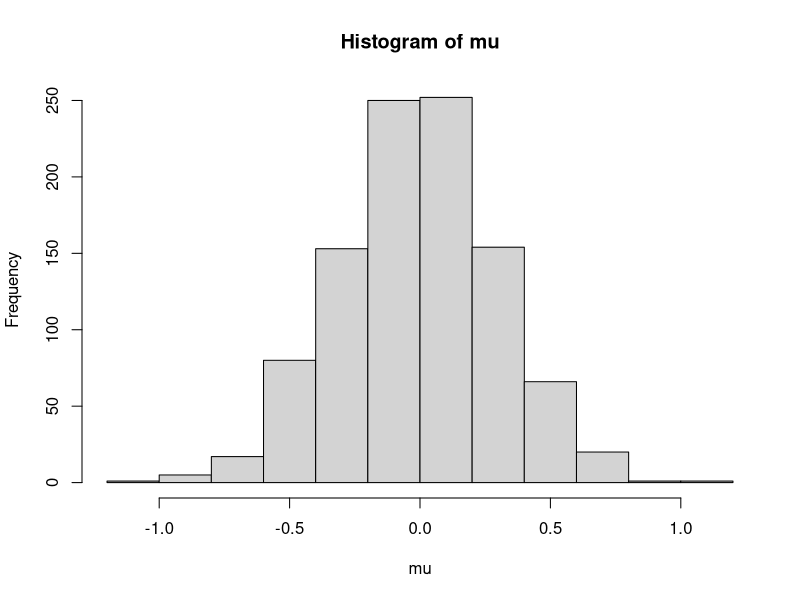
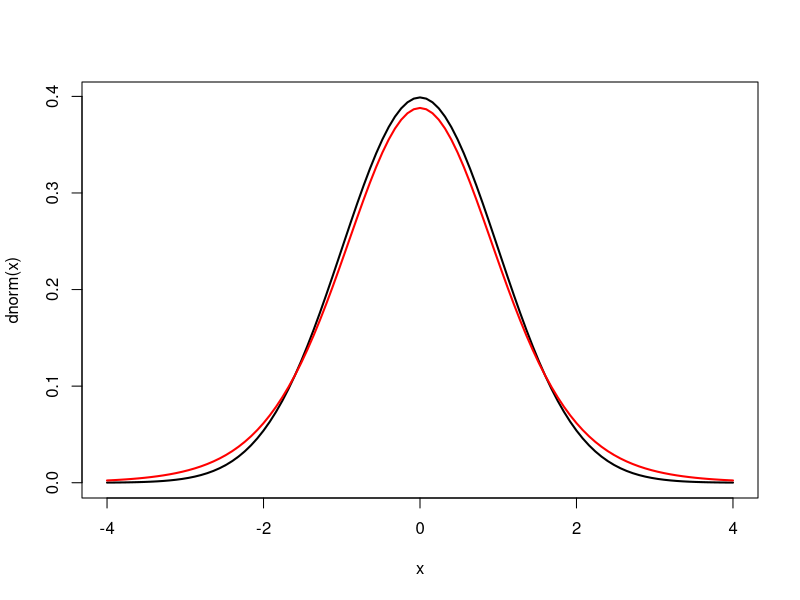
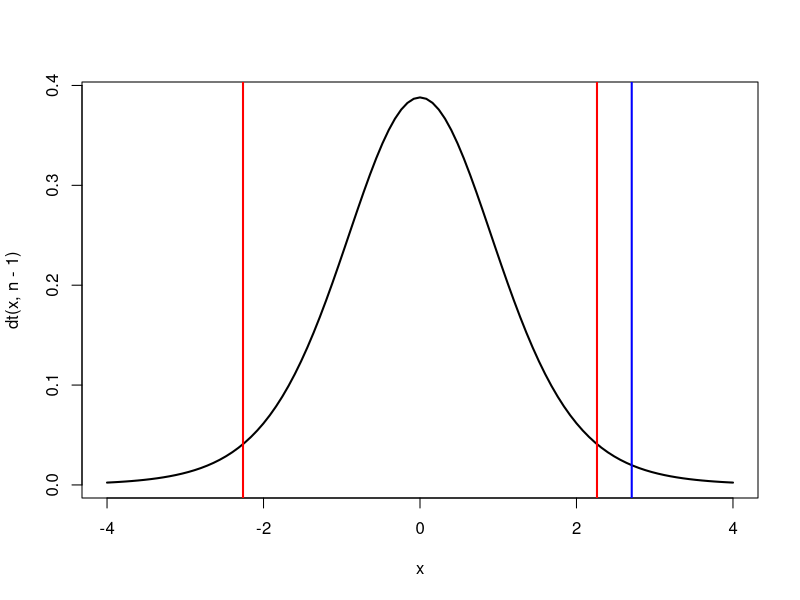
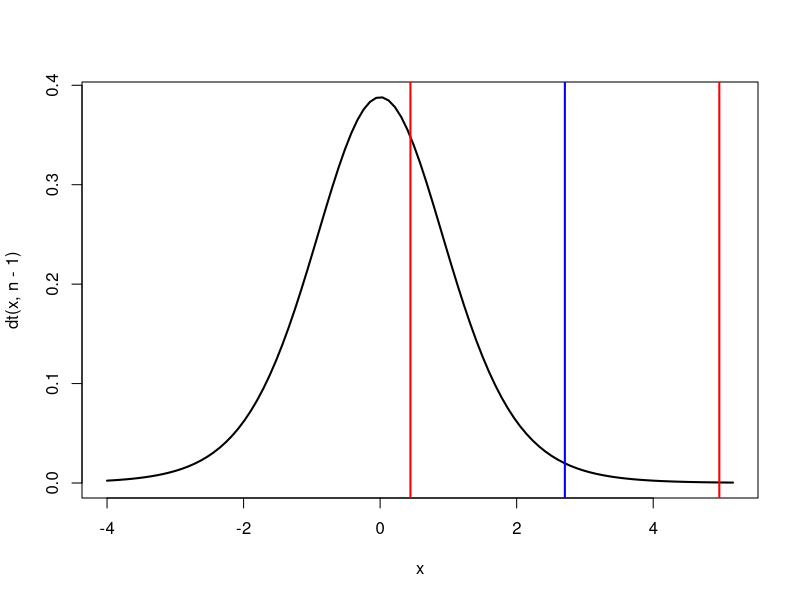
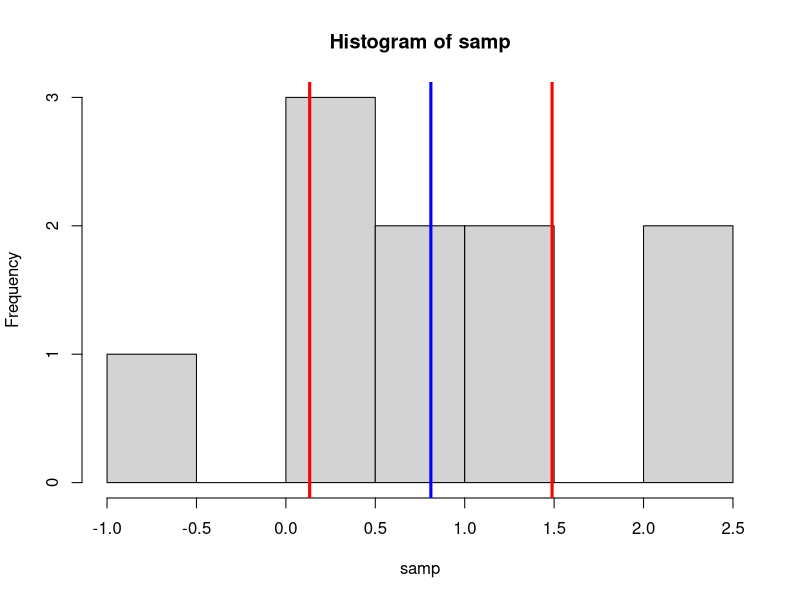
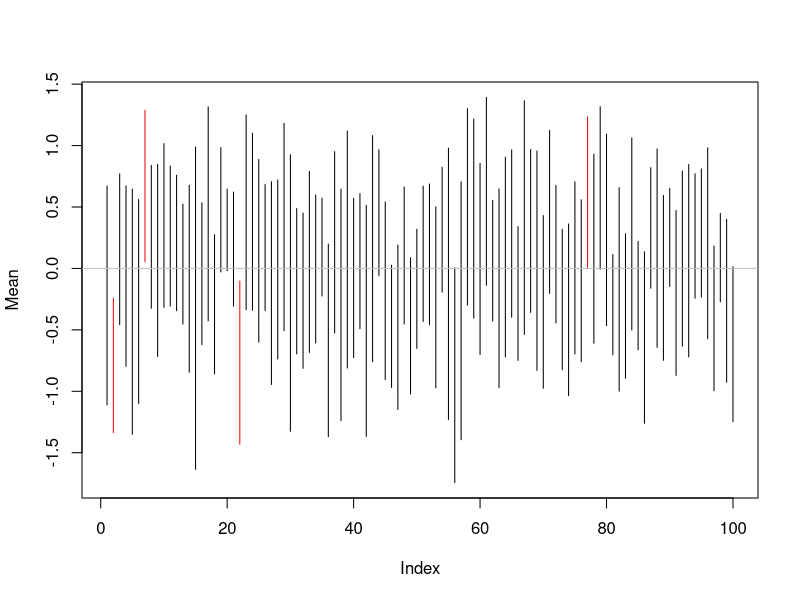
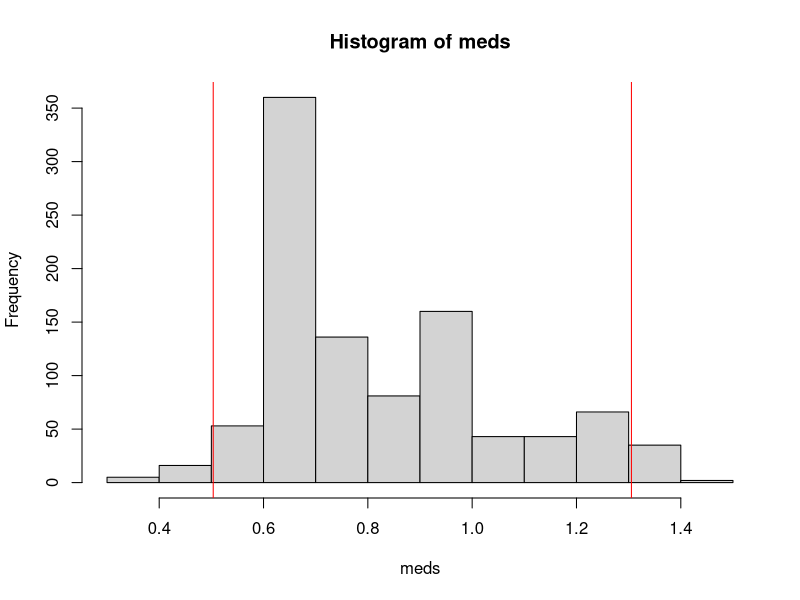
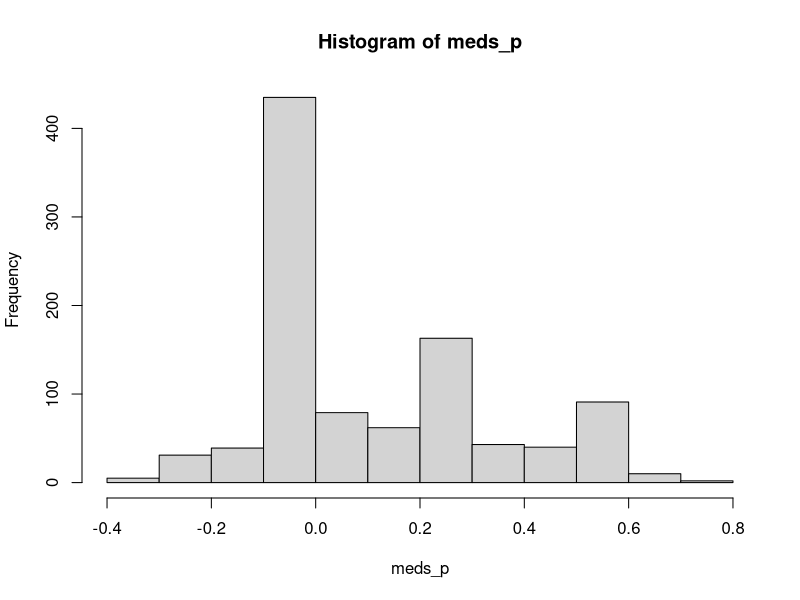

Generate these figures, in order, with R:


# Quick Review of Inferential Stats --------------------------------------------------


# let's start by constructing a sampling distribution of the mean for a normal population with
# mean 0 and standard deviation of 1 and an n of 10. Remember that the sampling distribution
# of the mean

# sample size
n <- 10

# number of replicate samples
n_samps <- 1000

# let's sample from this population 1000 times. We will store it in a matrix
# where each column is an independent sample
samples <- matrix(sample(rnorm(n*n_samps)), ncol = n_samps)

# now we will iterate over the columns and calculate the mean of each column (i.e.
# the mean of each independent sample)
mu <- apply(samples, 2, mean)

# plot the histogram of these values (i.e. an approximation of the sampling
# distribution of the mean)
hist(mu)

# the standard deviation of this distribution is the standard error of the mean,
# which we know analytically is sigma/sqrt(n), i.e. 1/sqrt(10) in this case. Is the standard
# deviation of this sampling distribution close to the analytic standard error?
1/sqrt(n)
sd(mu)

# we can use our understanding of sampling distributions and their dispersion
# to make inferences about the questions that we are interested in. If you have
# infinite sample size, the sampling distribution would be normal, but Gosset
# discovered that with finite samples (let those amongst us who haven't
# taken a finite sample throw the first stone) the sampling distribution of the 
# mean was t distributed with n-1 degrees of freedom. (as n increases the t converges
# on the normal)

curve(dnorm(x), -4, 4, lwd = 2)
curve(dt(x, n-1), -4, 4, col = "red", add = T, lwd = 2)

# so we see that the t has fatter tails than the normal, or is less "surprised"
# by more extreme values

# how do we use all this to make inferences? If we set our alpha to .05, we would
# test to see if our sample mean is out side the central 95% probability of the
# t distribution. If it is outside that, we think that it is unlikely that our
# data come from a distribution with a mean of 0 and reject the null hypothesis that
# the true mean is 0. 

# let's take a sample with mean of 1 and std. dev. of 1
set.seed(12042014)
samp <- rnorm(n, 1, 1)

# how does the mean of this sample fall on the sampling distribution of the mean?
curve(dt(x, n-1), -4,4, lwd = 2)

# to place our mean on this distribution, we have to convert it to a t-value,
# we do this by dividing the mean by the standard deviation of the distribution
# (i.e. the standard error of the mean)
se <- sd(samp)/sqrt(n)
t_val <- mean(samp)/se
abline(v = t_val, col = "blue", lwd = 2)

# is this mean outside the central 95% of the distribution?
abline(v = qt(c(.025, .975), n-1), col = "red", lwd = 2)

# it is! so we would be suspicious about our data coming from a distribution
# that has a mean of 0


# now calculate the probability of seeing a value this extreme or more assuming
# that the real mean is 0 (otherwise known as a p-value)
pt(t_val, n-1, lower.tail = F) + pt(-t_val, n-1)

t.test(samp)

# Confidence Intervals ----------------------------------------------------

# let's shift our focus to the other side of the null hypothesis testing coin
# and look at confidence intervals. The logic here is similar to a p-value. If
# we construct an interval around our sample mean that is equal to the distance
# that covers the central 95% of the sampling distribution, we would expect our
# interval to include the true mean 95% of the time. 

# so let's re-do what we did above, but instead of delineating the central 95% of the
# data, let's plot the same distance centered on our t-value
upr <- t_val + qt(.975, n-1)
lwr <- t_val + qt(.025, n-1)
curve(dt(x, n-1), -4, upr + .2, lwd = 2)
abline(v = t_val, col = "blue", lwd = 2)
abline(v = c(lwr, upr), col = "red", lwd = 2)

# so we see that our interval doesn't cross 0, but having the values on the scale
# of this t distribution is annoying, so we can transform it back onto the
# scale of our data using the standard error, Let's plot a histogram of our data
# and indicate the mean and confidence intervals with vertical lines
upr <- upr*se
lwr <- lwr*se
mu <- mean(samp)

hist(samp)
abline(v = c(mu, upr, lwr), col = c("blue", "red", "red"), lwd = 3)

# so if we take a sample from a population with mean mu, the sample mean will
# be in the central 95% of the sampling distribution of the mean 95% of the time,
# i.e. the confidence interval will cover the true value 95% of the time. Let's test
# this by taking 100 samples from a standard normal and see how often the
# 95% interval overlaps 0

n_samps <- 100

# sample it into a matrix to perform calculations on
samps <- matrix(rnorm(n*n_samps), ncol = n_samps)

# get the means of the replicate samples
mu_samps <- apply(samps, 2, mean)

# get standard error estimates (remember, standard errors are standard deviations of 
# sampling distributions--fu***ng statisticians)
se_samps <- apply(samps, 2, function(x) sd(x)/sqrt(n))

# remember to use the sample standard errors to scale the 2.5 and 97.5 t percentiles
# to the same space as the data

# So our confidence intervals are...
lwr <- mu_samps + qt(.025, n-1) * se_samps
upr <- mu_samps + qt(.975, n-1) * se_samps

## plot our 100 confidence intervals

# index for the intervals
id <- 1:100

# whether an interval contains the true value (0) + 1 to index color to make intervals
# that miss the true value red, and intervals that contain it 0
in_out <- as.integer(upr >= 0 & lwr <= 0) + 1
in_out_cols <- c("red", "black")[in_out]

# create an empty plot to put the intervals in
plot(NULL, xlim = c(1,100), ylim = c(min(lwr), max(upr)), ylab = "Mean")

# plot the intervals, make those that contain the true value black and those
# that don't red
segments(x0 = id, y0 = lwr, x1 = id, y1 = upr, col = in_out_cols)

# add a horizontal line to indicate the true value of the population
abline(h = 0, col = "grey")


# so the confidence interval is a way for us to make inferences about our data.
# if we want to ask if a population's mean is different than 0, we sample, construct
# the confidence interval (at whatever confidence, for an alpha of .05, we would use
# a 95% confidence interval), and see if our interval contains that value or not. If 
# our interval contains 0, we wouldn't reject the null hypothesis that the population's
# mean is 0, otherwise, we could.



# The Bootstrap -----------------------------------------------------------



# So to bring it back around to bootstrapping: bootstrapping is a method that allows
# us to create sampling distributions--and confidence intervals--for any statistic
# that we can think of. For example, we (humanity, not just hacky hours) don't know
# how to analytically construct a sampling distribution for the median, but with
# bootstrapping it is straightforward.

# the big assumption for using bootstrapping is that the sample accurately represents
# the population. If this is true, we can approximate the sampling distribution of 
# any statistic of interest by re-sampling, with replacement, from our sample. We then
# calculate our statistic and repeat this process many times. This will give us
# an approximation of the sampling distribution and the simplest way to get a confidence
# interval is to take the .025 and .925 quantile values (for a 95% confidence interval)

n <- 50

# we take our sample
m <- rnorm(n, 1, 1)

# we take b re-samples with replacement
b <- 1000
B <- matrix(sample(m, n*b, replace = T), ncol = b)

# and calculate the median for each bootstrap sample

meds <- apply(B, 2, median)

# and our 95% confidence interval is...
quantile(meds, c(.025, .975))

# we can plot it:
hist(meds)
abline(v = quantile(meds, c(.025, .975)), col = "red")

# calculate bootstrap p-value
meds_p <- meds - median(m)
hist(meds_p)
sum(meds_p >= median(m) | meds_p <= -median(m))/length(meds_p)

# benefits of bootstrapping: flexible, maybe more realistic assumptions
# drawbacks: need to assume that the sample is representative of the population,
# i.e. a bad sample will give a bad confidence interval.

# try it out, take a sample from a population with two groups having some characteristic
# poisson distributed around the group mean. Group A has a mean of 2 and group B has
# a mean of 4. Sample 30 individuals from each group and use bootstrapping to 
# construct a 95% confidence interval of the difference in means between the groups (
# i.e. what is the confidence interval of mu_b - mu_a). Does the interval contain 0?
# does it contain the true value of 2?


n <- 30

# sample A
a <- rpois(n, 2)

# sample B
b <- rpois(n, 4)

# take 1000 bootstrap replicates of a and b, calculate the difference of the means
a <- matrix(sample(a, n*1000, replace = T), ncol = 1000)
b <- matrix(sample(b, n*1000, replace = T), ncol = 1000)

# what is the 95% confidence interval
diffs <- apply(b, 2, mean) - apply(a, 2, mean)
quantile(diffs, c(.025, .975))

# plot the sampling distribution of the difference of means
hist(diffs)
abline(v = quantile(diffs, c(.025, .975)), col = "red", lwd = 2)

# bootstrapped correlation

# let's try with a correlation, sample two random variables into
# a matrix y. Each variable has mean 0 and standard deviation 1, and they
# have a .7 correlation.
SIGMA <- matrix(c(1, .7, .7, 1), ncol = 2)
y <- MASS::mvrnorm(n, mu = c(0,0), Sigma = SIGMA)

# here's the analytic estimates of the confidence interval
cor.test(y[,1], y[,2])$conf.int


# this time, it's important to keep track of indices since a and b are not independent!
idx <- matrix(sample(1:n, n*10000, replace = T), ncol = 10000)

# calculate the correlation of each bootstrap
cor_boots <- apply(idx, 2, function(x) cor(y[x,1], y[x,2]))

# what is the 95% confidence interval?
quantile(cor_boots, c(.025, .975))

hist(cor_boots)
abline(v = cor(y[,1], y[,2]), lwd = 2)
abline(v = .7, col = "blue", lwd = 2)
abline(v = quantile(cor_boots, c(.025, .975)), col = "red", lwd = 2)



# Simple Regression Bootstraps --------------------------------------------

# there are a few ways to get bootstrap confidence intervals of regression 
# coefficients. The first we'll talk about is case resampling, which like we 
# did above, is we resample rows of data. Case resampling is appropriate when
# x-y pairs are sampled together from a population. If x is controlled for, you may
# want to use residual resampling (see below)

#Let's try it:
n <- 100
a <- 1
b <- .5
x <- rnorm(n)
y <- a + b*x + rnorm(n, 0)

# here is a plot of the data with the true relationship between x and y shown
plot(y ~ x, pch = 19)
abline(a = a, b= b)

# use case resampling to construct a 95% confidence interval around the estimate
# of b. You can use lm() and extract the coefficient, or recall that for univariate
# regression: b = cov(x, y)/var(x)
n_boot <- 1000

idx <- matrix(sample(1:n, n*n_boot, replace = T), ncol = n_boot)

b_hat <- apply(idx, 2, function(id) cov(x[id], y[id])/var(x[id]))

hist(b_hat)
abline(v = .5, col = "blue", lwd = 2)
abline(v = quantile(b_hat, c(.025, .975)), col = "red", lwd = 2)



# residual resampling

# first, fit the model
fit <- lm(y ~ x)

# extract the fitted values and residual values

e <- as.numeric(fit$residuals)

y_hat <- as.numeric(fit$fitted.values)

# now we resample with replacement the residuals

e_boot <- matrix(sample(e, n*n_boot, replace = T), ncol = n_boot)

# now estimate the coefficient for each bootstrap replicate
b_hat <- apply(e_boot, 2, function(r) cov(x, y_hat + r)/ var(x))

hist(b_hat)
abline(v = b, col = "blue", lwd = 2)
abline(v = quantile(b_hat, c(.025, .975)), col = "red", lwd = 2)


